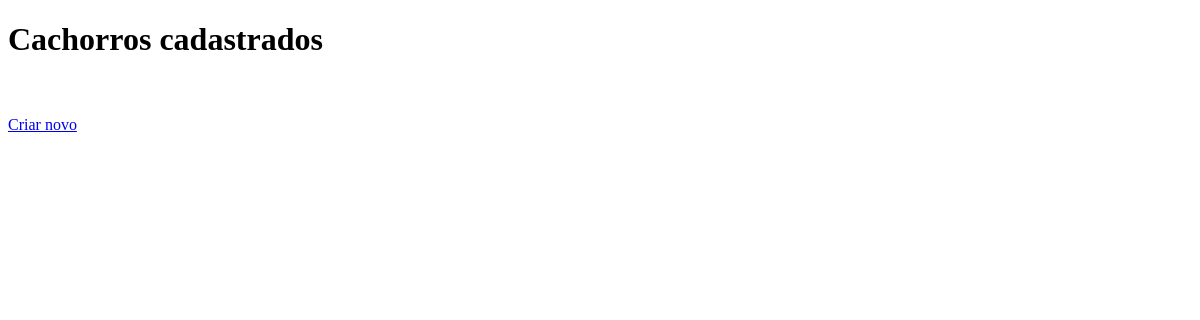
The page /cachorro/listar/ on the database as committed earlier.
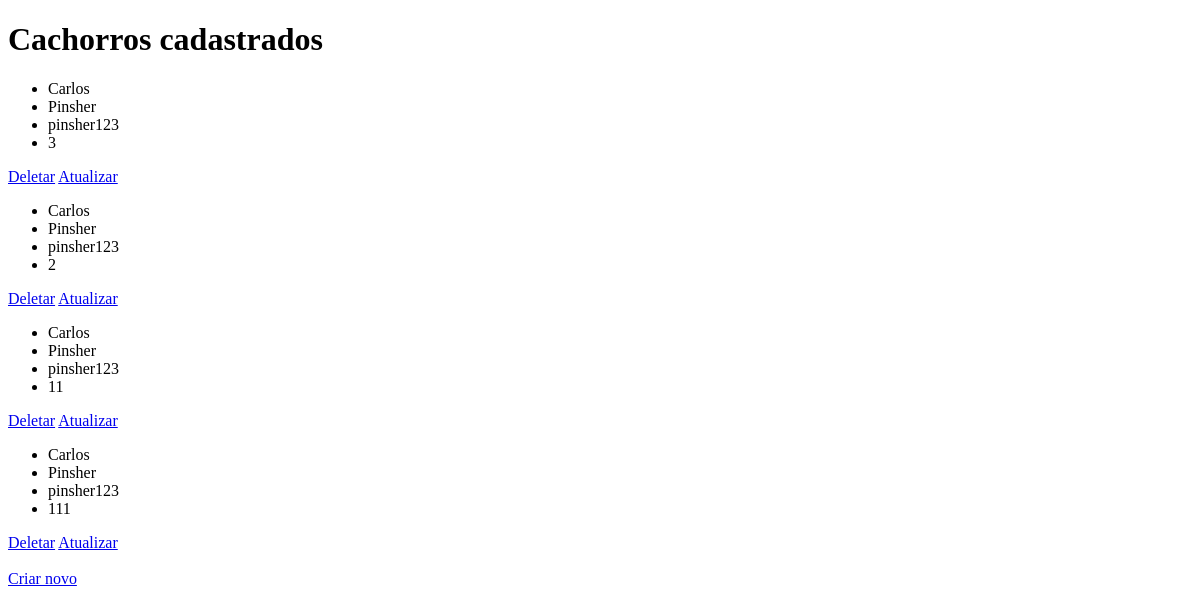
The same page on the database as committed later.
### appcbv/models.py (models this page shows)
class Cachorro(models.Model):
    nome = models.CharField(max_length=100)
    idade = models.IntegerField()
    raca = models.CharField(max_length=30)
    instagram = models.CharField(max_length=32)

### appcbv/views.py (the view)
# urls.py: path('listar/', CachorroListView.as_view(), name='listar_cachorros'),
class CachorroListView(ListView):
    model = Cachorro
    template_name = "list_dog.html"
    context_object_name = "cachorros"

### appcbv/templates/list_dog.html (shortened to what this page needs)
<!DOCTYPE html>
<html lang="en">
<head>
</head>
<body>
    <h1>Cachorros cadastrados</h1>
    {% for cachorro in cachorros %}
    <ul>
    <li>{{ cachorro.nome }}</li>
    <li>{{ cachorro.raca }}</li>
    <li>{{ cachorro.instagram }}</li>
    <li>{{ cachorro.idade }}</li>
    </ul>
    <a href="{%url 'url_delete' cachorro.id%}">Deletar</a>
    <a href="{%url 'url_update' cachorro.id%}">Atualizar</a>
    {% endfor %}
    <br><br>
    <a href="{% url 'url_create'%}">Criar novo</a>
</body>
</html>

Rows that differ between the two databases and show on the page:
added Cachorro: nome "Carlos", raca "Pinsher", instagram "pinsher123", idade "3"
added Cachorro: nome "Carlos", raca "Pinsher", instagram "pinsher123", idade "2"
added Cachorro: nome "Carlos", raca "Pinsher", instagram "pinsher123", idade "11"
added Cachorro: nome "Carlos", raca "Pinsher", instagram "pinsher123", idade "111"
